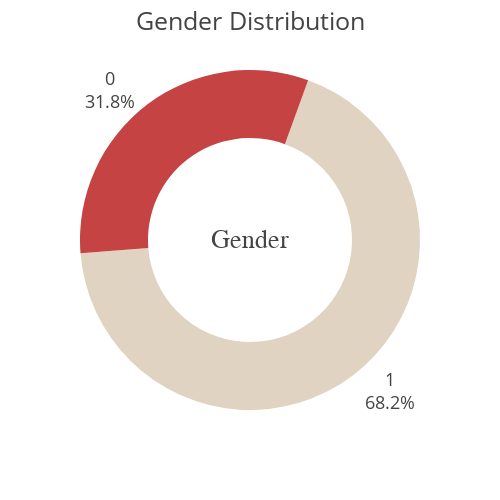

Notebook cell for this chart:
### Code cell
fig = px.pie(heart,
            names= "sex",
            template= "presentation",
            hole= 0.6,
            color_discrete_sequence=['#e1d3c1', '#c64343']
            #color_discrete_sequence=px.colors.sequential.RdBu
            )

# layout
fig.update_layout(title_text='Gender Distribution',
                  title_x=0.5,
                  font=dict( size=18),
                  autosize=False,
                  width=500,
                  height=500,
                  showlegend=False)

fig.add_annotation(dict(x=0.5, y=0.5,  align='center',
                        xref = "paper", yref = "paper",
                        showarrow = False, font_size=22,
                        text="<span style='font-size: 26px; color=#555; font-family:Arial'>Gender<br></span>"))

fig.update_traces(textposition='outside',  textinfo='percent+label', rotation=20)
fig.show()

### Figure 1 — Plotly figure (JSON) as saved in the notebook; plotly's stock layout.template omitted (floating-point values rounded to 4 significant figures; data arrays with more than 128 entries replaced by an {"elided": "..."} marker saying what was removed)
{"data": [{"domain": {"x": [0, 1], "y": [0, 1]}, "hole": 0.6, "hovertemplate": "sex=%{label}<extra></extra>", "labels": {"elided": "302 int values"}, "legendgroup": "", "name": "", "rotation": 20, "showlegend": true, "textinfo": "percent+label", "textposition": "outside", "type": "pie"}], "layout": {"annotations": [{"align": "center", "font": {"size": 22}, "showarrow": false, "text": "<span style='font-size: 26px; color=#555; font-family:Arial'>Gender<br></span>", "x": 0.5, "xref": "paper", "y": 0.5, "yref": "paper"}], "autosize": false, "font": {"size": 18}, "height": 500, "legend": {"tracegroupgap": 0}, "margin": {"t": 60}, "piecolorway": ["#e1d3c1", "#c64343"], "showlegend": false, "title": {"text": "Gender Distribution", "x": 0.5}, "width": 500}}
